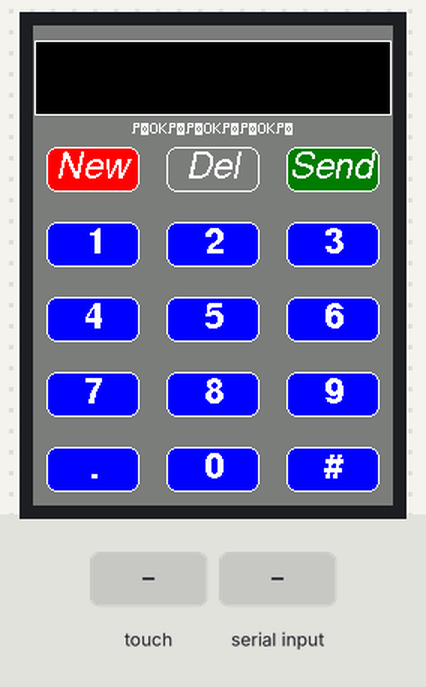
Simulated run of this sketch. Board: ESP32. On the bench: 240×320 colour display. The inputs (shaded band) are chosen by the test bench. Storage starts empty; the modem accepts every AT command (registered, SIM ready, sends succeed) and sends nothing else; what the sketch prints to the serial monitor is not drawn.

Above: at 5.3 s.
5.4 s: screen touched at 87 % across, 30 % down
At 7.7 s:
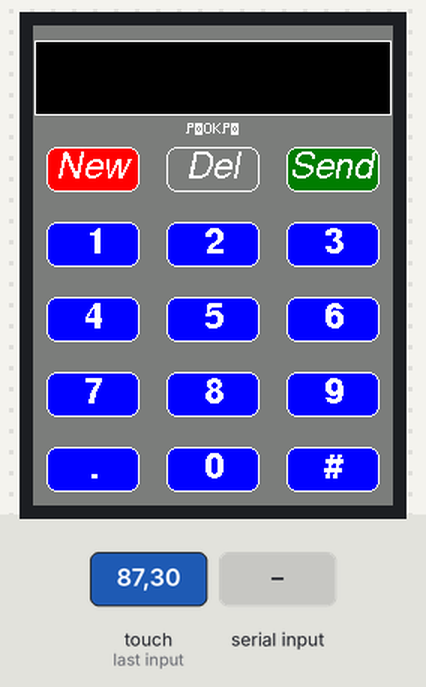
8.0 s: screen touched at 13 % across, 30 % down
At 9.3 s:
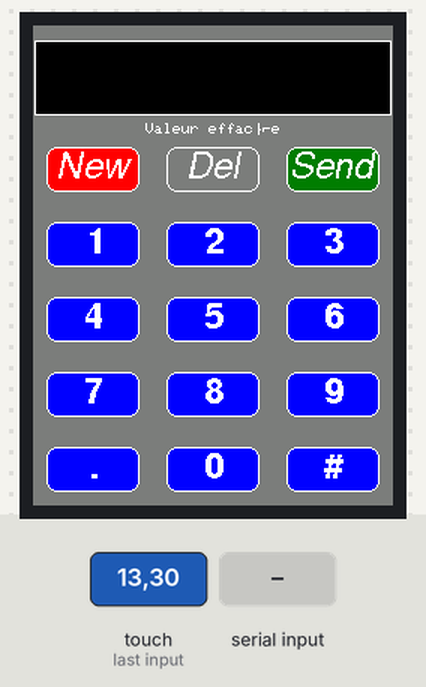
9.6 s: screen touched at 38 % across, 30 % down
At 10.8 s:
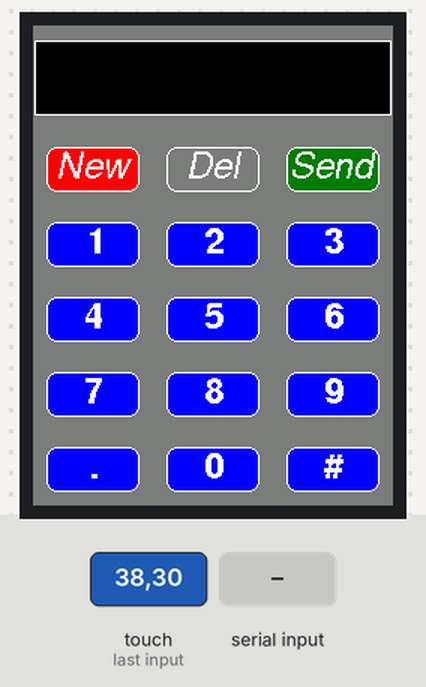
11.2 s: screen touched at 87 % across, 90 % down
At 11.9 s:
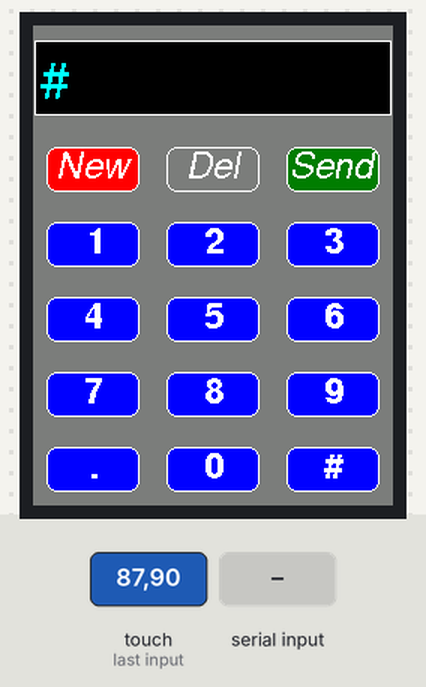
12.8 s: screen touched at 87 % across, 90 % down
At 13.2 s:
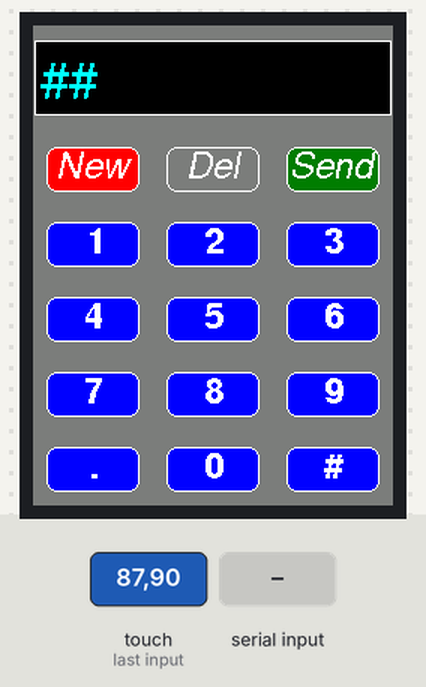
14.4 s: "1" received over the second serial link
Timing chart, 0 to 17.4 s (numbered marks = the images above; inputs shaded):
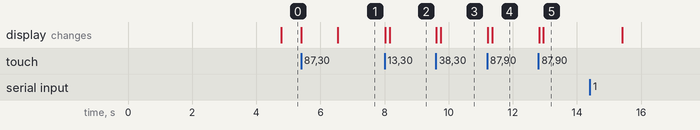

Measured:
- after the input at 5.4 s, the display: first changes at once (image 1 shows a later state)
- after the input at 8.0 s, the display: first changes at once (image 2 shows a later state)
- after the input at 9.6 s, the display: first changes at once (image 3 shows a later state)
- after the input at 11.2 s, the display: first changes at once (image 4 shows a later state)
- after the input at 12.8 s, the display: first changes at once (image 5 shows a later state)

The sketch:

phoneCODE.ino
```cpp
#include "FS.h"
#include <SPI.h>
#include <TFT_eSPI.h>
#include <SoftwareSerial.h>

TFT_eSPI tft = TFT_eSPI();
SoftwareSerial sim800l(16, 17); // RX, TX pour SIM800L

#define CALIBRATION_FILE "/TouchCalData1"
#define REPEAT_CAL false

#define KEY_X 40
#define KEY_Y 96
#define KEY_W 62
#define KEY_H 30
#define KEY_SPACING_X 18
#define KEY_SPACING_Y 20
#define KEY_TEXTSIZE 1

#define LABEL1_FONT &FreeSansOblique12pt7b
#define LABEL2_FONT &FreeSansBold12pt7b

#define DISP_X 1
#define DISP_Y 10
#define DISP_W 238
#define DISP_H 50
#define DISP_TSIZE 3
#define DISP_TCOLOR TFT_CYAN

#define NUM_LEN 12
char numberBuffer[NUM_LEN + 1] = "";
uint8_t numberIndex = 0;

#define STATUS_X 120
#define STATUS_Y 65

char keyLabel[15][5] = {"New", "Del", "Send", "1", "2", "3", "4", "5", "6", "7", "8", "9", ".", "0", "#" };
uint16_t keyColor[15] = {TFT_RED, TFT_DARKGREY, TFT_DARKGREEN,
                         TFT_BLUE, TFT_BLUE, TFT_BLUE,
                         TFT_BLUE, TFT_BLUE, TFT_BLUE,
                         TFT_BLUE, TFT_BLUE, TFT_BLUE,
                         TFT_BLUE, TFT_BLUE, TFT_BLUE
                        };

TFT_eSPI_Button key[15];

void touch_calibrate();
void sendCommand(const String& command);
void readResponse();

void setup() {
  Serial.begin(9600);
  sim800l.begin(9600);

  tft.init();
  tft.setRotation(0);
  touch_calibrate();

  tft.fillScreen(TFT_BLACK);
  tft.fillRect(0, 0, 240, 320, TFT_DARKGREY);
  tft.fillRect(DISP_X, DISP_Y, DISP_W, DISP_H, TFT_BLACK);
  tft.drawRect(DISP_X, DISP_Y, DISP_W, DISP_H, TFT_WHITE);

  drawKeypad();

  // appèle du module  SIM800L
  delay(1000);
  sendCommand("AT");
  delay(1000);
  sendCommand("AT+CMGF=1");  // mise en mode sms
  delay(1000);
  sendCommand("AT+CSCS=\"GSM\"");  // convertion du module sim en mode lettre
}

void loop(void) {
  uint16_t t_x = 0, t_y = 0;
  bool pressed = tft.getTouch(&t_x, &t_y);

  for (uint8_t b = 0; b < 15; b++) {
    if (pressed && key[b].contains(t_x, t_y)) {
      key[b].press(true);
    } else {
      key[b].press(false);
    }
  }

  for (uint8_t b = 0; b < 15; b++) {
    if (b < 3) tft.setFreeFont(LABEL1_FONT);
    else tft.setFreeFont(LABEL2_FONT);

    if (key[b].justReleased()) key[b].drawButton();

    if (key[b].justPressed()) {
      key[b].drawButton(true);

      if (b >= 3) {
        if (numberIndex < NUM_LEN) {
          numberBuffer[numberIndex] = keyLabel[b][0];
          numberIndex++;
          numberBuffer[numberIndex] = 0;
        }
        status("");
      }

      if (b == 1) {
        numberBuffer[numberIndex] = 0;
        if (numberIndex > 0) {
          numberIndex--;
          numberBuffer[numberIndex] = 0;
        }
        status("");
      }

      if (b == 2) {
        status("Appel en cours...");
        String command = "ATD+212" + String(numberBuffer) + ";";
        sendCommand(command);
        Serial.println("Calling: " + String(numberBuffer));
      }

      if (b == 0) {
        status("Valeur effacée");
        numberIndex = 0;
        numberBuffer[numberIndex] = 0;
      }

      tft.setTextDatum(TL_DATUM);
      tft.setFreeFont(&FreeSans18pt7b);
      tft.setTextColor(DISP_TCOLOR);
      int xwidth = tft.drawString(numberBuffer, DISP_X + 4, DISP_Y + 12);
      tft.fillRect(DISP_X + 4 + xwidth, DISP_Y + 1, DISP_W - xwidth - 5, DISP_H - 2, TFT_BLACK);
      delay(10);
    }
  }

  readResponse();
}

void drawKeypad() {
  for (uint8_t row = 0; row < 5; row++) {
    for (uint8_t col = 0; col < 3; col++) {
      uint8_t b = col + row * 3;
      if (b < 3) tft.setFreeFont(LABEL1_FONT);
      else tft.setFreeFont(LABEL2_FONT);

      key[b].initButton(&tft, KEY_X + col * (KEY_W + KEY_SPACING_X),
                        KEY_Y + row * (KEY_H + KEY_SPACING_Y),
                        KEY_W, KEY_H, TFT_WHITE, keyColor[b], TFT_WHITE,
                        keyLabel[b], KEY_TEXTSIZE);
      key[b].drawButton();
    }
  }
}

void touch_calibrate() {
  uint16_t calData[5];

  bool calDataOK = 0;

  if (!SPIFFS.begin()) {
    Serial.println("formatting file system");
    SPIFFS.format();
    SPIFFS.begin();
  }

  if (SPIFFS.exists(CALIBRATION_FILE)) {
    if (REPEAT_CAL) {
      SPIFFS.remove(CALIBRATION_FILE);
    } else {
      File f = SPIFFS.open(CALIBRATION_FILE, "r");
      if (f) {
        if (f.readBytes((char *)calData, 14) == 14)
          calDataOK = 1;
        f.close();
      }
    }
  }

  if (calDataOK && !REPEAT_CAL) {
    tft.setTouch(calData);
  } else {
    tft.fillScreen(TFT_BLACK);
    tft.setCursor(20, 0);
    tft.setTextFont(2);
    tft.setTextSize(1);
    tft.setTextColor(TFT_WHITE, TFT_BLACK);

    tft.println("Touch corners as indicated");

    tft.setTextFont(1);
    tft.println();

    if (REPEAT_CAL) {
      tft.setTextColor(TFT_RED, TFT_BLACK);
      tft.println("Set REPEAT_CAL to false to stop this running again!");
    }

    tft.calibrateTouch(calData, TFT_MAGENTA, TFT_BLACK, 15);

    tft.setTextColor(TFT_GREEN, TFT_BLACK);
    tft.println("Calibration complete!");

    File f = SPIFFS.open(CALIBRATION_FILE, "w");
    if (f) {
      f.write((const unsigned char *)calData, 14);
      f.close();
    }

    tft.setTouch(calData);
  }
}

void sendCommand(const String& command) {
  Serial.println("Sending command: " + command);
  sim800l.println(command);
  delay(100);  // Ajouter un délai pour permettre au module de répondre
  Serial.println("Command sent: " + command);
}

void readResponse() {
  while (sim800l.available()) {
    String response = sim800l.readString();
    Serial.println("Response: " + response);
    status(response.c_str());
  }
}

void status(const char *msg) {
  tft.setTextPadding(240);
  tft.setTextColor(TFT_WHITE, TFT_DARKGREY);
  tft.setTextFont(0);
  tft.setTextDatum(TC_DATUM);
  tft.setTextSize(1);
  tft.drawString(msg, STATUS_X, STATUS_Y);
}
```
